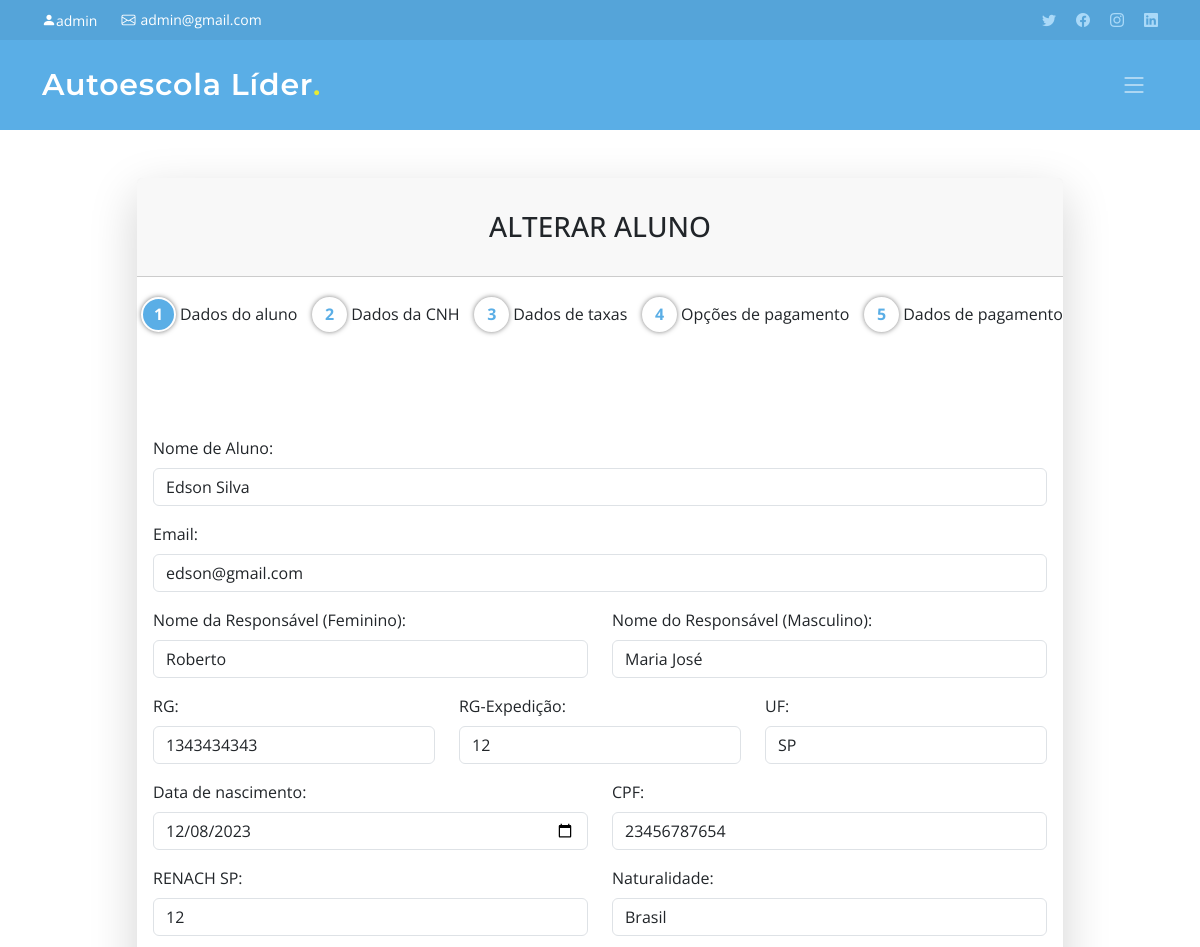
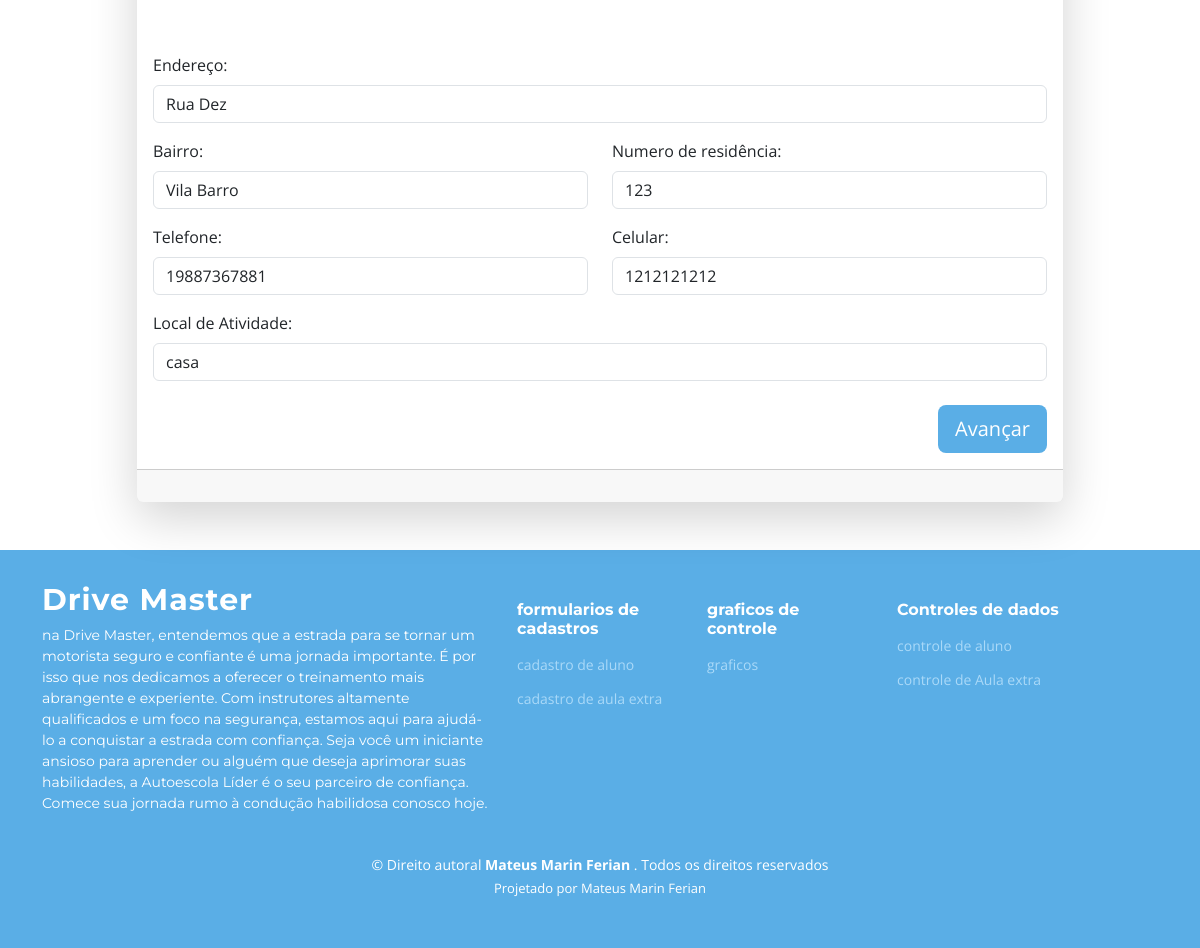
Page /alterar-aluno.php?al=24 (signed in) on the committed database (2 pictures, top to bottom).
### tables this page shows
CREATE TABLE `tb_client` (
  `idclient` int NOT NULL,
  `name_client` varchar(100) DEFAULT NULL,
  `father` varchar(100) DEFAULT NULL,
  `mother` varchar(100) DEFAULT NULL,
  `rg` varchar(12) DEFAULT NULL,
  `rg_expedition` varchar(45) DEFAULT NULL,
  `cpf` varchar(15) DEFAULT NULL,
  `birth_date` date DEFAULT NULL,
  `email` varchar(100) NOT NULL,
  `celphone` varchar(15) DEFAULT NULL,
  `telephone` varchar(15) DEFAULT NULL,
  `naturalness` varchar(45) DEFAULT NULL,
  `address_client` varchar(100) DEFAULT NULL,
  `number_client` varchar(45) DEFAULT NULL,
  `neighborhood` varchar(100) DEFAULT NULL,
  `uf` char(2) DEFAULT NULL,
  `activity_location` varchar(100) DEFAULT NULL,
  `renach` varchar(45) DEFAULT NULL,
  `registration_date` date DEFAULT NULL
);

### alterar-aluno.php (the view, shortened to what the rows shown need)
<!DOCTYPE html>
<html lang="en">
<link href="css/consult.css" rel="stylesheet">
<?php
include_once('include/header.php');
include_once('include/navbar.php');
include_once('./conexao/Conexao.php');
include_once('./model/Client.php');
include_once('./dao/ClientDAO.php');
$clientDAO = new ClientDAO();
?>
<link rel="stylesheet" href="css/registrationProcesses.css">
<body>
    <main>
        <?php
    if (isset($_GET["al"])) {
        $idClient = $_GET["al"];
        $client = $clientDAO->findById($idClient);
    ?>
        <div class="container">
            <div class="row justify-content-center">
                <div class="col-lg-10">
                    <div class="card shadow-lg border-0 rounded-lg mt-5">
                        <div class="card-header">
                            <h3 class="text-center font-weight-light my-4">ALTERAR ALUNO</h3>
                        </div>
                        <?php
                        include_once('include/progressBar.php');
                        ?>
                        <div class="card-body">
                            <form id="form1" action="controller/ClientController.php" method="POST">
                                <div class="row">
                                    <div class="col-sm-12 mt-3">
                                        <label for="name" class="form-label">Nome de Aluno:</label>
                                        <input type="text" class="form-control" id="name" name="name_client"
                                            placeholder="Digite o nome"
                                            value="<?php if(isset($client) && $client->getName()) { echo $client->getName(); } ?>"
                                            required>
                                    </div>
                                    <div class="col-sm-12  mt-3">
                                        <label for="email" class="form-label">Email:</label>
                                        <input type="email" class="form-control" id="email" name="email"
                                            value="<?php if(isset($client) && $client->getEmail()) { echo $client->getEmail(); } ?>"
                                            required>
                                    </div>
                                    <div class="col-sm-6  mt-3">
                                        <label for="responsiblefeminine" class="form-label">Nome da Responsável
                                            (Feminino):</label>
                                        <input type="text" class="form-control" id="responsiblefeminine"
                                            name="responsiblefeminine" placeholder="Digite o responsavel (Feminino)"
                                            value="<?php if(isset($client) && $client->getMother()) { echo $client->getMother(); } ?>"
                                            required>
                                    </div>
                                    <div class="col-sm-6  mt-3">
                                        <label for="responsibleMale" class="form-label">Nome do Responsável
                                            (Masculino):</label>
                                        <input type="text" class="form-control" id="responsibleMale"
                                            name="responsibleMale"
                                            placeholder="Digite o nome do responsavel (Masculino)"
                                            value="<?php if(isset($client) && $client->getFather()) { echo $client->getFather(); } ?>"
                                            required>
                                    </div>
                                    <div class="col-sm-4 mt-3">
                                        <label for="rg" class="form-label">RG:</label>
                                        <input type="text" class="form-control" id="rg" name="rg"
                                            placeholder="Digite o RG" pattern="[0-9]+"
                                            title="Apenas números são permitidos"
                                            value="<?php if(isset($client) && $client->getRg()) { echo $client->getRg(); } ?>"
                                            required>
                                    </div>
                                    <div class="col-sm-4 mt-3">
                                        <label for="rgExpedition" class="form-label">RG-Expedição:</label>
                                        <input type="text" class="form-control" id="rgExpedition" name="rgExpedition"
                                            placeholder="Digite o rg-espedição"
                                            value="<?php if(isset($client) && $client->getRgExpedition()) { echo $client->getRgExpedition(); } ?>"
                                            required>
                                    </div>
                                    <div class="col-sm-4  mt-3">
                                        <label for="uf" class="form-label">UF:</label>
                                        <input type="text" class="form-control" id="uf" name="uf"
                                            placeholder="Digite o uf"
                                            value="<?php if(isset($client) && $client->getUf()) { echo $client->getUf(); } ?>"
                                            required>
                                    </div>
                                    <div class="col-sm-6  mt-3">
                                        <label for="dateOfBirth" class="form-label">Data de nascimento:</label>
                                        <input type="date" class="form-control" id="dateOfBirth" name="dateOfBirth"
                                            value="<?php if(isset($client) && $client->getBirthDate()) { echo $client->getBirthDate(); } ?>"
                                            required>
                                    </div>
                                    <div class="col-sm-6 mt-3">
                                        <label for="cpf" class="form-label">CPF:</label>
                                        <input type="text" class="form-control" id="cpf" name="cpf"
                                            placeholder="Digite o CPF" pattern="[0-9]+"
                                            title="Apenas números são permitidos"
                                            value="<?php if(isset($client) && $client->getCpf()) { echo $client->getCpf(); } ?>"
                                            required>
                                    </div>
                                    <div class="col-sm-6 mt-3">
                                        <label for="renach" class="form-label">RENACH SP:</label>
                                        <input type="text" class="form-control" id="renach" name="renach"
                                            placeholder="Digite o renach sp"
                                            value="<?php if(isset($client) && $client->getRenach()) { echo $client->getRenach(); } ?>"
                                            required>
                                    </div>
                                    <div class="col-sm-6  mt-3">
                                        <label for="naturalness" class="form-label">Naturalidade:</label>
                                        <input type="text" class="form-control" id="naturalness" name="naturalness"
                                            placeholder="Digite a naturalidade"
                                            value="<?php if(isset($client) && $client->getNaturalness()) { echo $client->getNaturalness(); } ?>"
                                            required>
                                    </div>
                                    <div class="col-sm-12 mt-3">
                                        <br><br>
                                        <label for="address" class="form-label">Endereço:</label>
                                        <input type="text" class="form-control" id="address" name="address_client"
                                            placeholder="Digite o endereço"
                                            value="<?php if(isset($client) && $client->getAddress()) { echo $client->getAddress(); } ?>"
                                            required>
                                    </div>
                                    <div class="col-sm-6  mt-3">
                                        <label for="bairro" class="form-label">Bairro:</label>
                                        <input type="text" class="form-control" id="neighborhood" name="neighborhood"
                                            placeholder="Digite o bairro"
                                            value="<?php if(isset($client) && $client->getNeighborhood()) { echo $client->getNeighborhood(); } ?>"
                                            required>
                                    </div>
                                    <div class="col-sm-6  mt-3">
                                        <label for="residentialNumber" class="form-label">Numero de residência:</label>
                                        <input type="text" class="form-control" id="residentialNumber"
                                            name="residentialNumber" placeholder="Digite o numero de rezidência"
                                            value="<?php if(isset($client) && $client->getNumber()) { echo $client->getNumber(); } ?>"
                                            required>
                                    </div>
                                    <div class="col-sm-6 mt-3">
                                        <label for="telephone" class="form-label">Telefone:</label>
                                        <input type="text" class="form-control" id="telephone" name="telephone"
                                            placeholder="Digite o celular" pattern="[0-9]+"
                                            title="Apenas números são permitidos"
                                            value="<?php if(isset($client) && $client->getTelephone()) { echo $client->getTelephone(); } ?>"
                                            required>
                                    </div>
                                    <div class="col-sm-6 mt-3">
                                        <label for="celphone" class="form-label">Celular:</label>
                                        <input type="text" class="form-control" id="celphone" name="celphone"
                                            placeholder="Digite o telefone" pattern="[0-9]+"
                                            title="Apenas números são permitidos"
                                            value="<?php if(isset($client) && $client->getCelphone()) { echo $client->getCelphone(); } ?>"
                                            required>
                                    </div>
                                    <div class="col-sm-12 mt-3">
                                        <label for="activitylocation" class="form-label">Local de Atividade:</label>
                                        <input type="text" class="form-control" id="activitylocation"
                                            name="activitylocation" placeholder="Digite o local de atividade"
                                            value="<?php if(isset($client) && $client->getActivityLocation()) { echo $client->getActivityLocation(); } ?>"
                                            required>
                                    </div>
                                    <br><br>
                                    <div class="mt-4 mb-0 d-flex justify-content-end">
                                        <button type="submit" class="btn customButton btn-lg"
                                            name="edit">Avançar</button>
                                    </div>
                                </div>
                            </form>
                        </div>
                        <div class="card-footer text-center py-3"></div>
                    </div>
                </div>
            </div>
        </div>
        <?php
    }
    ?>
    </main>
    <br><br>
</body>
</html>

### rows in the picture
tb_client: name_client "Edson Silva", email "edson@gmail.com", responsiblefeminine "Roberto", responsibleMale "Maria José", rg "1343434343", rgExpedition "12", uf "SP", dateOfBirth "12/08/2023", cpf "23456787654", renach "12", naturalness "Brasil", address_client "Rua Dez", neighborhood "Vila Barro", residentialNumber "123", telephone "19887367881", celphone "1212121212", activitylocation "casa"

### other values in the picture
$_SESSION["name_administrator"] "admin"
$_SESSION["email"] "admin@gmail.com"
